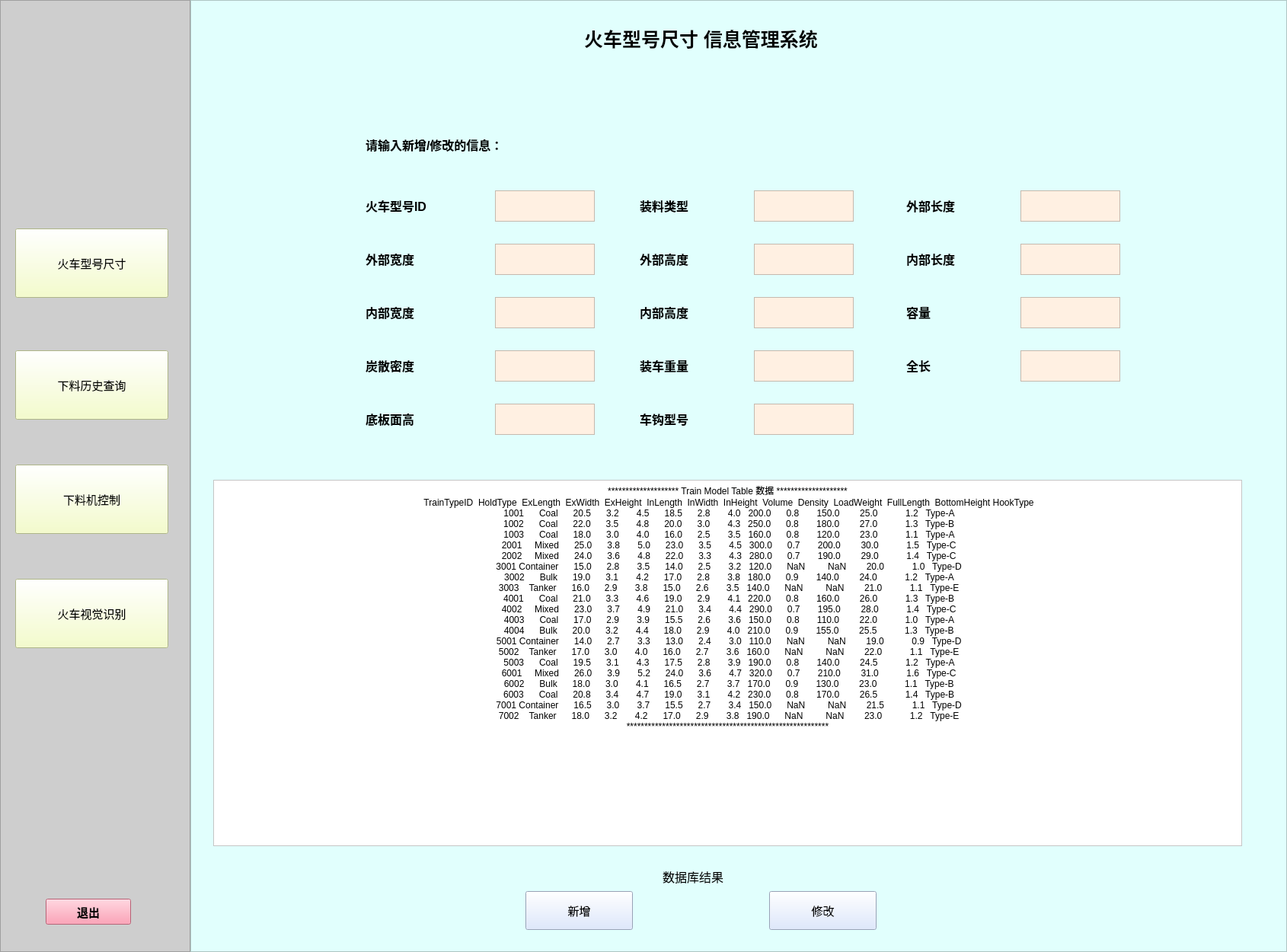
<?xml version="1.0" encoding="UTF-8"?>
<ui version="4.0">
 <class>TrainQuery</class>
 <widget class="QMainWindow" name="TrainQuery">
  <property name="geometry">
   <rect>
    <x>0</x>
    <y>0</y>
    <width>1690</width>
    <height>1250</height>
   </rect>
  </property>
  <property name="windowTitle">
   <string>MainWindow</string>
  </property>
  <widget class="QWidget" name="centralwidget">
   <layout class="QHBoxLayout" name="horizontalLayout" stretch="0,0">
    <property name="spacing">
     <number>0</number>
    </property>
    <property name="leftMargin">
     <number>0</number>
    </property>
    <property name="topMargin">
     <number>0</number>
    </property>
    <property name="rightMargin">
     <number>0</number>
    </property>
    <property name="bottomMargin">
     <number>0</number>
    </property>
    <item>
     <widget class="QFrame" name="frame_window">
      <property name="maximumSize">
       <size>
        <width>250</width>
        <height>16777215</height>
       </size>
      </property>
      <property name="styleSheet">
       <string notr="true">QFrame{
	background-color:rgb(206, 206, 206);
}</string>
      </property>
      <property name="frameShape">
       <enum>QFrame::StyledPanel</enum>
      </property>
      <property name="frameShadow">
       <enum>QFrame::Raised</enum>
      </property>
      <widget class="QPushButton" name="pushButton">
       <property name="geometry">
        <rect>
         <x>60</x>
         <y>1180</y>
         <width>112</width>
         <height>34</height>
        </rect>
       </property>
       <property name="font">
        <font>
         <pointsize>11</pointsize>
         <weight>75</weight>
         <bold>true</bold>
        </font>
       </property>
       <property name="styleSheet">
        <string notr="true">QPushButton{
background-color:rgb(255, 135, 163)
}</string>
       </property>
       <property name="text">
        <string>退出</string>
       </property>
      </widget>
      <widget class="QPushButton" name="pushButton_5">
       <property name="geometry">
        <rect>
         <x>20</x>
         <y>760</y>
         <width>201</width>
         <height>91</height>
        </rect>
       </property>
       <property name="font">
        <font>
         <pointsize>11</pointsize>
        </font>
       </property>
       <property name="styleSheet">
        <string notr="true">QPushButton{
background-color:rgb(243, 255, 189)
}</string>
       </property>
       <property name="text">
        <string>火车视觉识别</string>
       </property>
      </widget>
      <widget class="QPushButton" name="pushButton_6">
       <property name="geometry">
        <rect>
         <x>20</x>
         <y>610</y>
         <width>201</width>
         <height>91</height>
        </rect>
       </property>
       <property name="font">
        <font>
         <pointsize>11</pointsize>
        </font>
       </property>
       <property name="styleSheet">
        <string notr="true">QPushButton{
background-color:rgb(243, 255, 189)
}</string>
       </property>
       <property name="text">
        <string>下料机控制</string>
       </property>
      </widget>
      <widget class="QPushButton" name="pushButton_7">
       <property name="geometry">
        <rect>
         <x>20</x>
         <y>460</y>
         <width>201</width>
         <height>91</height>
        </rect>
       </property>
       <property name="font">
        <font>
         <pointsize>11</pointsize>
        </font>
       </property>
       <property name="styleSheet">
        <string notr="true">QPushButton{
background-color:rgb(243, 255, 189)
}</string>
       </property>
       <property name="text">
        <string>下料历史查询</string>
       </property>
      </widget>
      <widget class="QPushButton" name="pushButton_8">
       <property name="geometry">
        <rect>
         <x>20</x>
         <y>300</y>
         <width>201</width>
         <height>91</height>
        </rect>
       </property>
       <property name="font">
        <font>
         <pointsize>11</pointsize>
        </font>
       </property>
       <property name="styleSheet">
        <string notr="true">QPushButton{
background-color:rgb(243, 255, 189)
}</string>
       </property>
       <property name="text">
        <string>火车型号尺寸</string>
       </property>
      </widget>
     </widget>
    </item>
    <item>
     <widget class="QFrame" name="frame_menu">
      <property name="styleSheet">
       <string notr="true">QFrame{
	background-color:rgb(225, 255, 253)
}</string>
      </property>
      <property name="frameShape">
       <enum>QFrame::StyledPanel</enum>
      </property>
      <property name="frameShadow">
       <enum>QFrame::Raised</enum>
      </property>
      <widget class="QLabel" name="System_name">
       <property name="geometry">
        <rect>
         <x>310</x>
         <y>10</y>
         <width>721</width>
         <height>81</height>
        </rect>
       </property>
       <property name="font">
        <font>
         <pointsize>19</pointsize>
         <weight>75</weight>
         <bold>true</bold>
        </font>
       </property>
       <property name="text">
        <string>火车型号尺寸 信息管理系统</string>
       </property>
       <property name="textFormat">
        <enum>Qt::AutoText</enum>
       </property>
       <property name="alignment">
        <set>Qt::AlignCenter</set>
       </property>
      </widget>
      <widget class="QTextBrowser" name="textBrowser">
       <property name="geometry">
        <rect>
         <x>30</x>
         <y>630</y>
         <width>1351</width>
         <height>481</height>
        </rect>
       </property>
       <property name="styleSheet">
        <string notr="true">QTextBrowser{
background-color:rgb(255, 255, 255)
}</string>
       </property>
       <property name="html">
        <string>&lt;!DOCTYPE HTML PUBLIC &quot;-//W3C//DTD HTML 4.0//EN&quot; &quot;http://www.w3.org/TR/REC-html40/strict.dtd&quot;&gt;
&lt;html&gt;&lt;head&gt;&lt;meta name=&quot;qrichtext&quot; content=&quot;1&quot; /&gt;&lt;style type=&quot;text/css&quot;&gt;
p, li { white-space: pre-wrap; }
&lt;/style&gt;&lt;/head&gt;&lt;body style=&quot; font-family:'SimSun'; font-size:9pt; font-weight:400; font-style:normal;&quot;&gt;
&lt;p align=&quot;center&quot; style=&quot; margin-top:0px; margin-bottom:0px; margin-left:0px; margin-right:0px; -qt-block-indent:0; text-indent:0px;&quot;&gt;******************** Train Model Table 数据 ********************&lt;/p&gt;
&lt;p align=&quot;center&quot; style=&quot; margin-top:0px; margin-bottom:0px; margin-left:0px; margin-right:0px; -qt-block-indent:0; text-indent:0px;&quot;&gt; TrainTypeID  HoldType  ExLength  ExWidth  ExHeight  InLength  InWidth  InHeight  Volume  Density  LoadWeight  FullLength  BottomHeight HookType&lt;/p&gt;
&lt;p align=&quot;center&quot; style=&quot; margin-top:0px; margin-bottom:0px; margin-left:0px; margin-right:0px; -qt-block-indent:0; text-indent:0px;&quot;&gt;        1001      Coal      20.5      3.2       4.5      18.5      2.8       4.0   200.0      0.8       150.0        25.0           1.2   Type-A       &lt;/p&gt;
&lt;p align=&quot;center&quot; style=&quot; margin-top:0px; margin-bottom:0px; margin-left:0px; margin-right:0px; -qt-block-indent:0; text-indent:0px;&quot;&gt;        1002      Coal      22.0      3.5       4.8      20.0      3.0       4.3   250.0      0.8       180.0        27.0           1.3   Type-B       &lt;/p&gt;
&lt;p align=&quot;center&quot; style=&quot; margin-top:0px; margin-bottom:0px; margin-left:0px; margin-right:0px; -qt-block-indent:0; text-indent:0px;&quot;&gt;        1003      Coal      18.0      3.0       4.0      16.0      2.5       3.5   160.0      0.8       120.0        23.0           1.1   Type-A       &lt;/p&gt;
&lt;p align=&quot;center&quot; style=&quot; margin-top:0px; margin-bottom:0px; margin-left:0px; margin-right:0px; -qt-block-indent:0; text-indent:0px;&quot;&gt;        2001     Mixed      25.0      3.8       5.0      23.0      3.5       4.5   300.0      0.7       200.0        30.0           1.5   Type-C       &lt;/p&gt;
&lt;p align=&quot;center&quot; style=&quot; margin-top:0px; margin-bottom:0px; margin-left:0px; margin-right:0px; -qt-block-indent:0; text-indent:0px;&quot;&gt;        2002     Mixed      24.0      3.6       4.8      22.0      3.3       4.3   280.0      0.7       190.0        29.0           1.4   Type-C       &lt;/p&gt;
&lt;p align=&quot;center&quot; style=&quot; margin-top:0px; margin-bottom:0px; margin-left:0px; margin-right:0px; -qt-block-indent:0; text-indent:0px;&quot;&gt;        3001 Container      15.0      2.8       3.5      14.0      2.5       3.2   120.0      NaN         NaN        20.0           1.0   Type-D       &lt;/p&gt;
&lt;p align=&quot;center&quot; style=&quot; margin-top:0px; margin-bottom:0px; margin-left:0px; margin-right:0px; -qt-block-indent:0; text-indent:0px;&quot;&gt;        3002      Bulk      19.0      3.1       4.2      17.0      2.8       3.8   180.0      0.9       140.0        24.0           1.2   Type-A       &lt;/p&gt;
&lt;p align=&quot;center&quot; style=&quot; margin-top:0px; margin-bottom:0px; margin-left:0px; margin-right:0px; -qt-block-indent:0; text-indent:0px;&quot;&gt;        3003    Tanker      16.0      2.9       3.8      15.0      2.6       3.5   140.0      NaN         NaN        21.0           1.1   Type-E       &lt;/p&gt;
&lt;p align=&quot;center&quot; style=&quot; margin-top:0px; margin-bottom:0px; margin-left:0px; margin-right:0px; -qt-block-indent:0; text-indent:0px;&quot;&gt;        4001      Coal      21.0      3.3       4.6      19.0      2.9       4.1   220.0      0.8       160.0        26.0           1.3   Type-B       &lt;/p&gt;
&lt;p align=&quot;center&quot; style=&quot; margin-top:0px; margin-bottom:0px; margin-left:0px; margin-right:0px; -qt-block-indent:0; text-indent:0px;&quot;&gt;        4002     Mixed      23.0      3.7       4.9      21.0      3.4       4.4   290.0      0.7       195.0        28.0           1.4   Type-C       &lt;/p&gt;
&lt;p align=&quot;center&quot; style=&quot; margin-top:0px; margin-bottom:0px; margin-left:0px; margin-right:0px; -qt-block-indent:0; text-indent:0px;&quot;&gt;        4003      Coal      17.0      2.9       3.9      15.5      2.6       3.6   150.0      0.8       110.0        22.0           1.0   Type-A       &lt;/p&gt;
&lt;p align=&quot;center&quot; style=&quot; margin-top:0px; margin-bottom:0px; margin-left:0px; margin-right:0px; -qt-block-indent:0; text-indent:0px;&quot;&gt;        4004      Bulk      20.0      3.2       4.4      18.0      2.9       4.0   210.0      0.9       155.0        25.5           1.3   Type-B       &lt;/p&gt;
&lt;p align=&quot;center&quot; style=&quot; margin-top:0px; margin-bottom:0px; margin-left:0px; margin-right:0px; -qt-block-indent:0; text-indent:0px;&quot;&gt;        5001 Container      14.0      2.7       3.3      13.0      2.4       3.0   110.0      NaN         NaN        19.0           0.9   Type-D       &lt;/p&gt;
&lt;p align=&quot;center&quot; style=&quot; margin-top:0px; margin-bottom:0px; margin-left:0px; margin-right:0px; -qt-block-indent:0; text-indent:0px;&quot;&gt;        5002    Tanker      17.0      3.0       4.0      16.0      2.7       3.6   160.0      NaN         NaN        22.0           1.1   Type-E       &lt;/p&gt;
&lt;p align=&quot;center&quot; style=&quot; margin-top:0px; margin-bottom:0px; margin-left:0px; margin-right:0px; -qt-block-indent:0; text-indent:0px;&quot;&gt;        5003      Coal      19.5      3.1       4.3      17.5      2.8       3.9   190.0      0.8       140.0        24.5           1.2   Type-A       &lt;/p&gt;
&lt;p align=&quot;center&quot; style=&quot; margin-top:0px; margin-bottom:0px; margin-left:0px; margin-right:0px; -qt-block-indent:0; text-indent:0px;&quot;&gt;        6001     Mixed      26.0      3.9       5.2      24.0      3.6       4.7   320.0      0.7       210.0        31.0           1.6   Type-C       &lt;/p&gt;
&lt;p align=&quot;center&quot; style=&quot; margin-top:0px; margin-bottom:0px; margin-left:0px; margin-right:0px; -qt-block-indent:0; text-indent:0px;&quot;&gt;        6002      Bulk      18.0      3.0       4.1      16.5      2.7       3.7   170.0      0.9       130.0        23.0           1.1   Type-B       &lt;/p&gt;
&lt;p align=&quot;center&quot; style=&quot; margin-top:0px; margin-bottom:0px; margin-left:0px; margin-right:0px; -qt-block-indent:0; text-indent:0px;&quot;&gt;        6003      Coal      20.8      3.4       4.7      19.0      3.1       4.2   230.0      0.8       170.0        26.5           1.4   Type-B       &lt;/p&gt;
&lt;p align=&quot;center&quot; style=&quot; margin-top:0px; margin-bottom:0px; margin-left:0px; margin-right:0px; -qt-block-indent:0; text-indent:0px;&quot;&gt;        7001 Container      16.5      3.0       3.7      15.5      2.7       3.4   150.0      NaN         NaN        21.5           1.1   Type-D       &lt;/p&gt;
&lt;p align=&quot;center&quot; style=&quot; margin-top:0px; margin-bottom:0px; margin-left:0px; margin-right:0px; -qt-block-indent:0; text-indent:0px;&quot;&gt;        7002    Tanker      18.0      3.2       4.2      17.0      2.9       3.8   190.0      NaN         NaN        23.0           1.2   Type-E       &lt;/p&gt;
&lt;p align=&quot;center&quot; style=&quot; margin-top:0px; margin-bottom:0px; margin-left:0px; margin-right:0px; -qt-block-indent:0; text-indent:0px;&quot;&gt;*********************************************************&lt;/p&gt;&lt;/body&gt;&lt;/html&gt;</string>
       </property>
      </widget>
      <widget class="QLabel" name="label_qy">
       <property name="geometry">
        <rect>
         <x>230</x>
         <y>230</y>
         <width>200</width>
         <height>80</height>
        </rect>
       </property>
       <property name="font">
        <font>
         <pointsize>12</pointsize>
         <weight>75</weight>
         <bold>true</bold>
        </font>
       </property>
       <property name="text">
        <string>火车型号ID</string>
       </property>
      </widget>
      <widget class="QLabel" name="label_ls">
       <property name="geometry">
        <rect>
         <x>620</x>
         <y>1120</y>
         <width>251</width>
         <height>61</height>
        </rect>
       </property>
       <property name="font">
        <font>
         <pointsize>12</pointsize>
        </font>
       </property>
       <property name="text">
        <string>数据库结果</string>
       </property>
      </widget>
      <widget class="QTextEdit" name="textEdit">
       <property name="geometry">
        <rect>
         <x>400</x>
         <y>250</y>
         <width>131</width>
         <height>41</height>
        </rect>
       </property>
       <property name="styleSheet">
        <string notr="true">QTextEdit{
	background-color:rgb(255, 240, 226)
}</string>
       </property>
      </widget>
      <widget class="QPushButton" name="pushButton_9">
       <property name="geometry">
        <rect>
         <x>440</x>
         <y>1170</y>
         <width>141</width>
         <height>51</height>
        </rect>
       </property>
       <property name="font">
        <font>
         <pointsize>11</pointsize>
        </font>
       </property>
       <property name="styleSheet">
        <string notr="true">QPushButton{
background-color:rgb(213, 227, 255)
}</string>
       </property>
       <property name="text">
        <string>新增</string>
       </property>
      </widget>
      <widget class="QPushButton" name="pushButton_10">
       <property name="geometry">
        <rect>
         <x>760</x>
         <y>1170</y>
         <width>141</width>
         <height>51</height>
        </rect>
       </property>
       <property name="font">
        <font>
         <pointsize>11</pointsize>
        </font>
       </property>
       <property name="styleSheet">
        <string notr="true">QPushButton{
background-color:rgb(213, 227, 255)
}</string>
       </property>
       <property name="text">
        <string>修改</string>
       </property>
      </widget>
      <widget class="QLabel" name="label_qy_2">
       <property name="geometry">
        <rect>
         <x>230</x>
         <y>150</y>
         <width>391</width>
         <height>80</height>
        </rect>
       </property>
       <property name="font">
        <font>
         <pointsize>12</pointsize>
         <weight>75</weight>
         <bold>true</bold>
        </font>
       </property>
       <property name="text">
        <string>请输入新增/修改的信息：</string>
       </property>
      </widget>
      <widget class="QLabel" name="label_qy_5">
       <property name="geometry">
        <rect>
         <x>590</x>
         <y>230</y>
         <width>200</width>
         <height>80</height>
        </rect>
       </property>
       <property name="font">
        <font>
         <pointsize>12</pointsize>
         <weight>75</weight>
         <bold>true</bold>
        </font>
       </property>
       <property name="text">
        <string>装料类型</string>
       </property>
      </widget>
      <widget class="QTextEdit" name="textEdit_3">
       <property name="geometry">
        <rect>
         <x>740</x>
         <y>250</y>
         <width>131</width>
         <height>41</height>
        </rect>
       </property>
       <property name="styleSheet">
        <string notr="true">QTextEdit{
	background-color:rgb(255, 240, 226)
}</string>
       </property>
      </widget>
      <widget class="QLabel" name="label_qy_6">
       <property name="geometry">
        <rect>
         <x>940</x>
         <y>230</y>
         <width>200</width>
         <height>80</height>
        </rect>
       </property>
       <property name="font">
        <font>
         <pointsize>12</pointsize>
         <weight>75</weight>
         <bold>true</bold>
        </font>
       </property>
       <property name="text">
        <string>外部长度</string>
       </property>
      </widget>
      <widget class="QTextEdit" name="textEdit_4">
       <property name="geometry">
        <rect>
         <x>1090</x>
         <y>250</y>
         <width>131</width>
         <height>41</height>
        </rect>
       </property>
       <property name="styleSheet">
        <string notr="true">QTextEdit{
	background-color:rgb(255, 240, 226)
}</string>
       </property>
      </widget>
      <widget class="QLabel" name="label_qy_7">
       <property name="geometry">
        <rect>
         <x>940</x>
         <y>300</y>
         <width>200</width>
         <height>80</height>
        </rect>
       </property>
       <property name="font">
        <font>
         <pointsize>12</pointsize>
         <weight>75</weight>
         <bold>true</bold>
        </font>
       </property>
       <property name="text">
        <string>内部长度</string>
       </property>
      </widget>
      <widget class="QLabel" name="label_qy_8">
       <property name="geometry">
        <rect>
         <x>590</x>
         <y>300</y>
         <width>200</width>
         <height>80</height>
        </rect>
       </property>
       <property name="font">
        <font>
         <pointsize>12</pointsize>
         <weight>75</weight>
         <bold>true</bold>
        </font>
       </property>
       <property name="text">
        <string>外部高度</string>
       </property>
      </widget>
      <widget class="QTextEdit" name="textEdit_6">
       <property name="geometry">
        <rect>
         <x>740</x>
         <y>320</y>
         <width>131</width>
         <height>41</height>
        </rect>
       </property>
       <property name="styleSheet">
        <string notr="true">QTextEdit{
	background-color:rgb(255, 240, 226)
}</string>
       </property>
      </widget>
      <widget class="QTextEdit" name="textEdit_7">
       <property name="geometry">
        <rect>
         <x>1090</x>
         <y>320</y>
         <width>131</width>
         <height>41</height>
        </rect>
       </property>
       <property name="styleSheet">
        <string notr="true">QTextEdit{
	background-color:rgb(255, 240, 226)
}</string>
       </property>
      </widget>
      <widget class="QLabel" name="label_qy_9">
       <property name="geometry">
        <rect>
         <x>230</x>
         <y>300</y>
         <width>200</width>
         <height>80</height>
        </rect>
       </property>
       <property name="font">
        <font>
         <pointsize>12</pointsize>
         <weight>75</weight>
         <bold>true</bold>
        </font>
       </property>
       <property name="text">
        <string>外部宽度</string>
       </property>
      </widget>
      <widget class="QLabel" name="label_qy_10">
       <property name="geometry">
        <rect>
         <x>230</x>
         <y>370</y>
         <width>200</width>
         <height>80</height>
        </rect>
       </property>
       <property name="font">
        <font>
         <pointsize>12</pointsize>
         <weight>75</weight>
         <bold>true</bold>
        </font>
       </property>
       <property name="text">
        <string>内部宽度</string>
       </property>
      </widget>
      <widget class="QLabel" name="label_qy_11">
       <property name="geometry">
        <rect>
         <x>940</x>
         <y>370</y>
         <width>200</width>
         <height>80</height>
        </rect>
       </property>
       <property name="font">
        <font>
         <pointsize>12</pointsize>
         <weight>75</weight>
         <bold>true</bold>
        </font>
       </property>
       <property name="text">
        <string>容量</string>
       </property>
      </widget>
      <widget class="QLabel" name="label_qy_12">
       <property name="geometry">
        <rect>
         <x>590</x>
         <y>370</y>
         <width>200</width>
         <height>80</height>
        </rect>
       </property>
       <property name="font">
        <font>
         <pointsize>12</pointsize>
         <weight>75</weight>
         <bold>true</bold>
        </font>
       </property>
       <property name="text">
        <string>内部高度</string>
       </property>
      </widget>
      <widget class="QTextEdit" name="textEdit_9">
       <property name="geometry">
        <rect>
         <x>1090</x>
         <y>390</y>
         <width>131</width>
         <height>41</height>
        </rect>
       </property>
       <property name="styleSheet">
        <string notr="true">QTextEdit{
	background-color:rgb(255, 240, 226)
}</string>
       </property>
      </widget>
      <widget class="QTextEdit" name="textEdit_10">
       <property name="geometry">
        <rect>
         <x>400</x>
         <y>390</y>
         <width>131</width>
         <height>41</height>
        </rect>
       </property>
       <property name="styleSheet">
        <string notr="true">QTextEdit{
	background-color:rgb(255, 240, 226)
}</string>
       </property>
      </widget>
      <widget class="QTextEdit" name="textEdit_8">
       <property name="geometry">
        <rect>
         <x>740</x>
         <y>390</y>
         <width>131</width>
         <height>41</height>
        </rect>
       </property>
       <property name="styleSheet">
        <string notr="true">QTextEdit{
	background-color:rgb(255, 240, 226)
}</string>
       </property>
      </widget>
      <widget class="QTextEdit" name="textEdit_11">
       <property name="geometry">
        <rect>
         <x>400</x>
         <y>320</y>
         <width>131</width>
         <height>41</height>
        </rect>
       </property>
       <property name="styleSheet">
        <string notr="true">QTextEdit{
	background-color:rgb(255, 240, 226)
}</string>
       </property>
      </widget>
      <widget class="QLabel" name="label_qy_23">
       <property name="geometry">
        <rect>
         <x>940</x>
         <y>440</y>
         <width>200</width>
         <height>80</height>
        </rect>
       </property>
       <property name="font">
        <font>
         <pointsize>12</pointsize>
         <weight>75</weight>
         <bold>true</bold>
        </font>
       </property>
       <property name="text">
        <string>全长</string>
       </property>
      </widget>
      <widget class="QTextEdit" name="textEdit_21">
       <property name="geometry">
        <rect>
         <x>1090</x>
         <y>460</y>
         <width>131</width>
         <height>41</height>
        </rect>
       </property>
       <property name="styleSheet">
        <string notr="true">QTextEdit{
	background-color:rgb(255, 240, 226)
}</string>
       </property>
      </widget>
      <widget class="QLabel" name="label_qy_24">
       <property name="geometry">
        <rect>
         <x>590</x>
         <y>440</y>
         <width>200</width>
         <height>80</height>
        </rect>
       </property>
       <property name="font">
        <font>
         <pointsize>12</pointsize>
         <weight>75</weight>
         <bold>true</bold>
        </font>
       </property>
       <property name="text">
        <string>装车重量</string>
       </property>
      </widget>
      <widget class="QLabel" name="label_qy_25">
       <property name="geometry">
        <rect>
         <x>230</x>
         <y>440</y>
         <width>200</width>
         <height>80</height>
        </rect>
       </property>
       <property name="font">
        <font>
         <pointsize>12</pointsize>
         <weight>75</weight>
         <bold>true</bold>
        </font>
       </property>
       <property name="text">
        <string>炭散密度</string>
       </property>
      </widget>
      <widget class="QTextEdit" name="textEdit_20">
       <property name="geometry">
        <rect>
         <x>400</x>
         <y>460</y>
         <width>131</width>
         <height>41</height>
        </rect>
       </property>
       <property name="styleSheet">
        <string notr="true">QTextEdit{
	background-color:rgb(255, 240, 226)
}</string>
       </property>
      </widget>
      <widget class="QTextEdit" name="textEdit_22">
       <property name="geometry">
        <rect>
         <x>740</x>
         <y>460</y>
         <width>131</width>
         <height>41</height>
        </rect>
       </property>
       <property name="styleSheet">
        <string notr="true">QTextEdit{
	background-color:rgb(255, 240, 226)
}</string>
       </property>
      </widget>
      <widget class="QLabel" name="label_qy_26">
       <property name="geometry">
        <rect>
         <x>230</x>
         <y>510</y>
         <width>200</width>
         <height>80</height>
        </rect>
       </property>
       <property name="font">
        <font>
         <pointsize>12</pointsize>
         <weight>75</weight>
         <bold>true</bold>
        </font>
       </property>
       <property name="text">
        <string>底板面高</string>
       </property>
      </widget>
      <widget class="QLabel" name="label_qy_27">
       <property name="geometry">
        <rect>
         <x>590</x>
         <y>510</y>
         <width>200</width>
         <height>80</height>
        </rect>
       </property>
       <property name="font">
        <font>
         <pointsize>12</pointsize>
         <weight>75</weight>
         <bold>true</bold>
        </font>
       </property>
       <property name="text">
        <string>车钩型号</string>
       </property>
      </widget>
      <widget class="QTextEdit" name="textEdit_23">
       <property name="geometry">
        <rect>
         <x>400</x>
         <y>530</y>
         <width>131</width>
         <height>41</height>
        </rect>
       </property>
       <property name="styleSheet">
        <string notr="true">QTextEdit{
	background-color:rgb(255, 240, 226)
}</string>
       </property>
      </widget>
      <widget class="QTextEdit" name="textEdit_24">
       <property name="geometry">
        <rect>
         <x>740</x>
         <y>530</y>
         <width>131</width>
         <height>41</height>
        </rect>
       </property>
       <property name="styleSheet">
        <string notr="true">QTextEdit{
	background-color:rgb(255, 240, 226)
}</string>
       </property>
      </widget>
     </widget>
    </item>
   </layout>
  </widget>
 </widget>
 <resources/>
 <connections/>
</ui>
